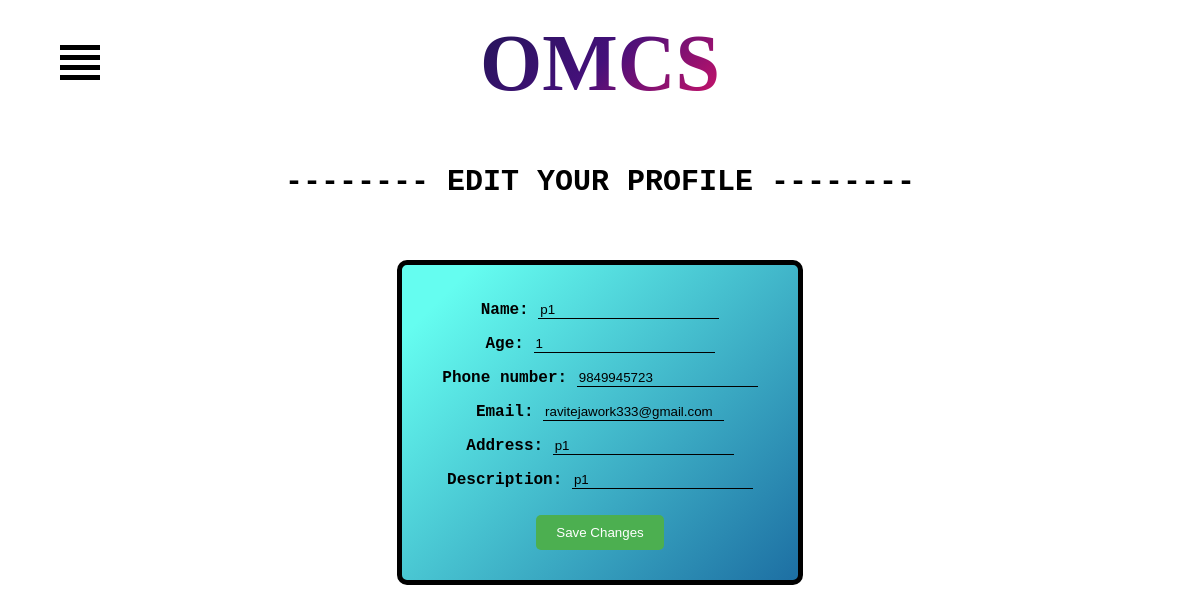
/change_patient_info/ (signed in), run on the app's committed database.
### OMCS/models.py (models this page shows, shortened)
class patient(models.Model):
    id = models.AutoField(primary_key=True)
    name = models.CharField(max_length=100,default="")
    age = models.PositiveIntegerField(default=0)
    gender_choices = [
        ('M', 'Male'),
        ('F', 'Female'),
        ('O', 'Other'),
    ]
    gender = models.CharField(max_length=1, choices=gender_choices,default="M")
    phone_number = models.IntegerField(default=0)
    email = models.EmailField(default="")
    password = models.CharField(max_length=100000)  # we will store the hashed password here
    address = models.CharField(max_length=100,default="")
    pincode_regex = RegexValidator(regex=r'[0-9]{6}$', message="Enter a valid Indian pincode.")
    pincode = models.CharField(max_length=6, validators=[pincode_regex])
    description=models.CharField(max_length=100,default="")
    isdelete = models.BooleanField(default=False)

### OMCS/views.py (the view)
# urls.py: path('change_patient_info/',views.change_patient_info, name='change_patient_info'),
def change_patient_info(request):
    my_id = request.session.get('patient_id', 'default_id')
    if type(my_id)==str:
        return redirect('/patientlogin')
    p = patient.objects.get(id=my_id)
    my_patient = {'name':  p.name , 'id':p.id, 'age': p.age , 'phone_number': p.phone_number ,'email': p.email ,'address':p.address ,'description':p.description }
    if request.method == 'POST':
        form = PatientForm(request.POST)
        if form.is_valid():
            patient_id = request.session.get('patient_id', 'default_id')
            my_patient = get_object_or_404(patient, pk=patient_id)
            form = PatientForm(request.POST, instance=my_patient)
            form.save()
            messages.success(request,'Successfully changed your info')
            return redirect("/afterpatientlogin") #('/patient_detail/')
    else:
        my_id = request.session.get('patient_id', 'default_id')
        p = patient.objects.get(id=my_id)
        form = PatientForm(instance=p)
    return render(request, 'change_patient_info.html', {'my_patient': p, 'form': form})

### OMCS/forms.py
class PatientForm(forms.ModelForm):
    class Meta:
        model = patient
        fields = ['name', 'age', 'phone_number', 'email', 'address', 'description']

### OMCS/templates/change_patient_info.html (shortened to what this page needs)
<!DOCTYPE html>
<html lang="en">
<head>
</head>
<body>
  {% extends 'base.html' %}
  {% block content %}
<body>
    <div class="container">
      <div class="center">			<div class="row">
        <div class="col-md-12 text-center">
        <h4 class="animate-charcter"> OMCS</h4>
        </div>
      </div>
    </div>
      </div>
      <div class="menu-container">
        <div class="hamburger-icon">
          <label for="openmenu" id="hamburger-label">
            <span></span>
            <span></span>
            <span></span>
            <span></span>
          </label>
        </div>
      </div>
  <br><br>
  <h2  style="font-family:Courier;left: 50%;margin-top: 10px; font-size: 30px;text-align: center;">-------- EDIT YOUR PROFILE --------</h2>
  <br>
      <br>
  <form method="POST" action="{% url 'change_patient_info' %}">
    {{ form.as_p }}
    <button type="submit">Save Changes</button>
  </form>
    {% endblock %}

### OMCS/templates/change_patient_info.html (style rules this page uses)
button { background-color: #4CAF50; color: white; border: none; padding: 10px 20px; margin: 10px; border-radius: 5px; cursor: pointer; transition: background-color 0.5s ease; }
.hamburger-icon { position: absolute; z-index: 3; top: 5vh; left: 5vw; padding-bottom: 2vh; }
.hamburger-icon span { height: 5px; width: 40px; background-color: black; display: block; margin: 5px 0px 5px 0px; transition: 0.7s ease-in-out; transform: none; }
.menu-links li, a, span { transition: 0.5s ease-in-out; }
.animate-charcter { text-transform: uppercase; background-image: linear-gradient( -225deg, #231557 0%, #44107a 29%, #ff1361 67%, #fff800 100% ); margin-bottom: 10px; margin-top: 10px; background-size: auto auto; background-clip: border-box; background-size: 200% auto; color: #fff; background-clip: text; text-fill-color: transparent; -webkit-background-clip: text; -webkit-text-fill-color: transparent; animation: textclip 2s linear infinite; display: inline-block; font-size: 80px; }
.center { text-align: center; }
form { width: 30%; margin: 0 auto; border: 5px solid black; padding: 20px; text-align: center; font-weight: bold; font-size: auto; font-family: 'Courier New', Courier, monospace; border-radius: 10px; background-image: linear-gradient( 135deg, #65FDF0 10%, #1D6FA3 100%); }
form input[type="text"], form input[type="email"], form input[type="password"], form input[type="number"], form textarea { border: none; border-bottom: 1px solid black; outline: none; background-color: transparent; }

### data on the page
patient: name "p1", age "1", phone_number "9849945723", email "ravitejawork333@gmail.com", address "p1", description "p1"
